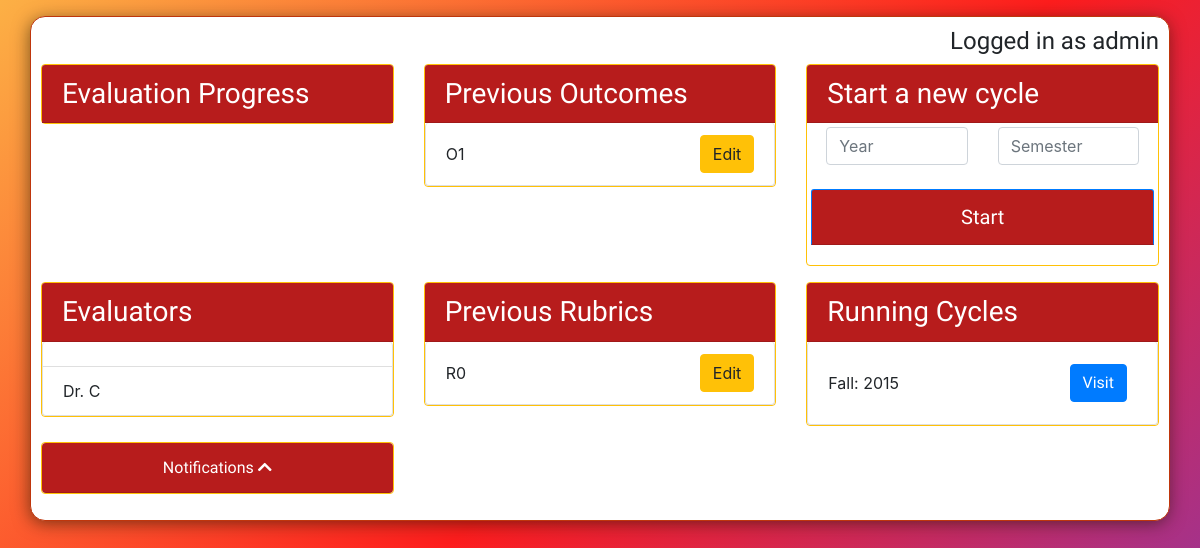
The app's page /dashboard (signed in), older data.
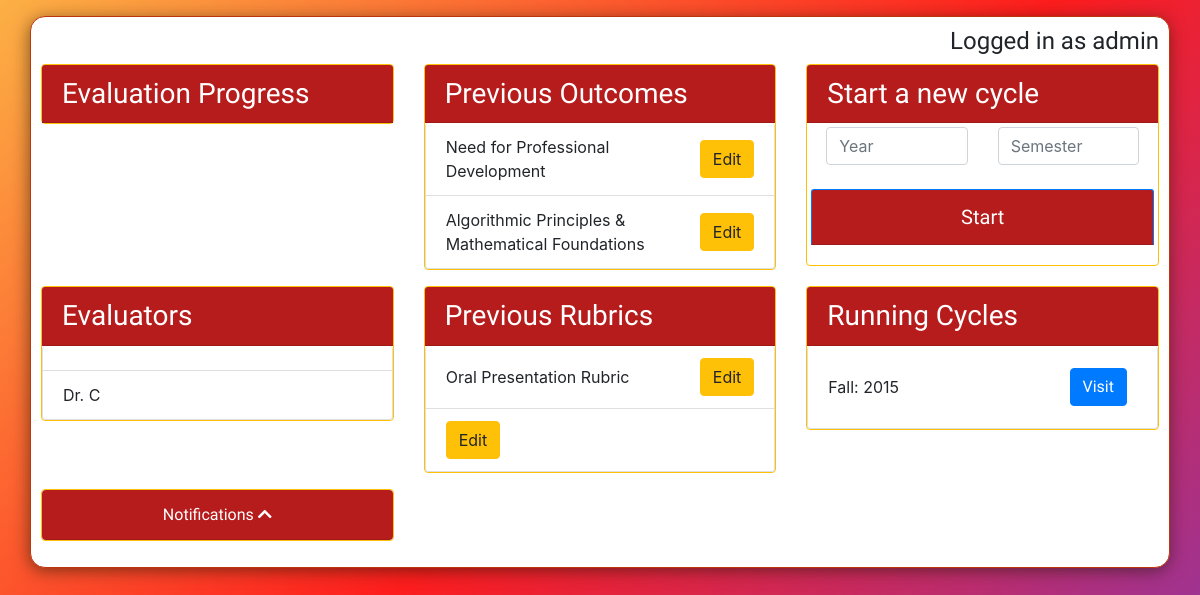
The same page, newer data.
### main/models.py (models this page shows, shortened)
class Outcome(models.Model):
    title = models.CharField(max_length=200, default='', null=True)
    status = models.BooleanField(default=True)
    cycle = models.ManyToManyField(Cycle)

class Evaluator(models.Model):
    name = models.CharField(max_length=100)
    email = models.CharField(max_length=200)

class Rubric(models.Model):
    title = models.CharField(max_length=200, blank=True, default="Untitled")
    max_row = models.PositiveIntegerField(null=True)
    max_col = models.PositiveIntegerField(null=True)
    created_by = models.CharField(max_length=200)
    assigned_to = models.ManyToManyField(Evaluator)

class Cycle(models.Model):
    year = models.PositiveIntegerField()
    semester = models.CharField(max_length=200)

### main/views.py (the view)
# urls.py: path('dashboard', views.dashboard, name = 'dashboard'),
@login_required
def dashboard(request):
    rubrics = Rubric.objects.all()
    evaluators = Evaluator.objects.all()
    outcomes = Outcome.objects.all()
    cycles = Cycle.objects.all()
    notifications = evaluate_rubric.objects.all()
    context = {'rubrics':rubrics, 'evaluators': evaluators, 'outcomes': outcomes,
                'cycles': cycles, 'notifications':notifications}
    return render(request, 'main/adminhome.html', context)

### main/templates/main/adminhome.html (shortened to what the changed rows need)
<!doctype html>
<html lang="en">
  <head>
    <link rel="stylesheet" href="https://stackpath.bootstrapcdn.com/bootstrap/4.3.1/css/bootstrap.min.css">
    <link rel="stylesheet" href="https://stackpath.bootstrapcdn.com/bootstrap/4.3.1/css/bootstrap.min.css">
    <link rel="stylesheet" href = "./static/css/landing.css">
    <link rel="stylesheet" href="https://use.fontawesome.com/releases/v5.7.2/css/all.css">
  </head>
  <body>
    <div class = "container-fluid">
      <div class = "container" id = "main_content">
        <div class = "row">
          <div class = "col col-lg-4 col-md-6 col-sm-12">
            <div class = "card border-warning mb-3">
              <ul class="list-group">
                {% for outcome in outcomes %}
                  <li class="list-group-item d-flex justify-content-between align-items-center">
                    {{outcome.title}}
                    <button class = "btn btn-warning"> Edit </button>
                  </li>
              {%endfor%}
              </ul>
            </div>
          </div>
        </div>
        <div class = "row">
          <div class = "col col-lg-4 col-md-6 col-sm-12">
            <div class = "card border-warning mb-3">
              <ul class="list-group">
                {%for evaluator in evaluators%}
                  <li class="list-group-item d-flex justify-content-between align-items-center">
                    {{evaluator.name}}
                  </li>
                {%endfor%}
              </ul>
            </div>
          </div>
          <div class = "col col-lg-4 col-md-6 col-sm-12">
            <div class = "card border-warning mb-3">
              <ul class="list-group">
                {%for rubric in rubrics%}
                  <li class="list-group-item d-flex justify-content-between align-items-center">
                    {{rubric.title}}
                    <button class = "btn btn-warning"> Edit </button>
                  </li>
                {%endfor%}
              </ul>
            </div>
          </div>
          <div class = "col col-lg-4 col-md-6 col-sm-12">
            <div class = "card border-warning mb-3">
              <ul class="list-group">
                {%for cycle in cycles%}
                  <li class="list-group-item d-flex justify-content-between align-items-center">
                    {{cycle.semester}}: {{cycle.year}}
                  <a href = "{% url 'main:cycle' cycle.id %}">
                    <button class = "btn btn-primary"> Visit </button>
                  </a>
                  </li>
                {%endfor%}
              </ul>
            </div>
          </div>
        </div>
      </div>
    </div>
  </body>
</html>

Row changes from the older to the newer data that the page shows:
removed Outcome: title "O1"
removed Rubric: title "R0"
added Outcome: title "Need for Professional Development"
added Outcome: title "Algorithmic Principles & Mathematical Foundations"
added Rubric: title "Oral Presentation Rubric"
